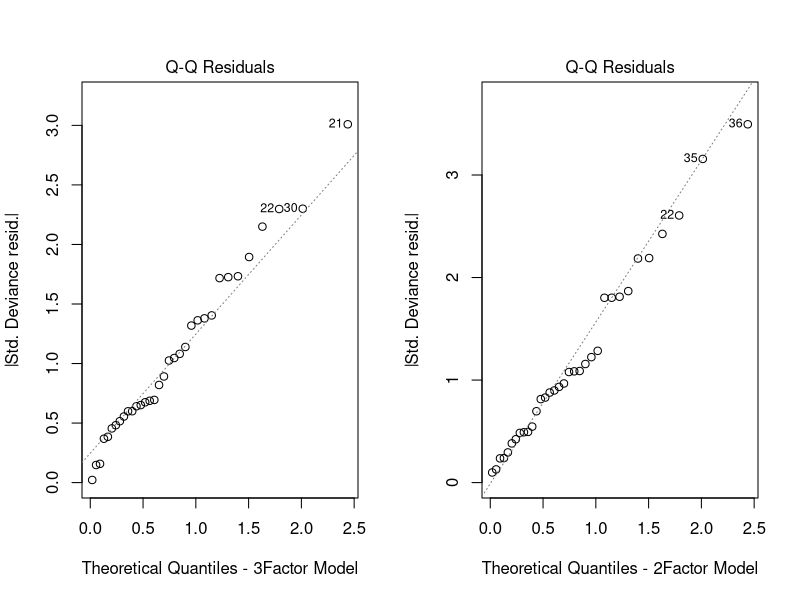
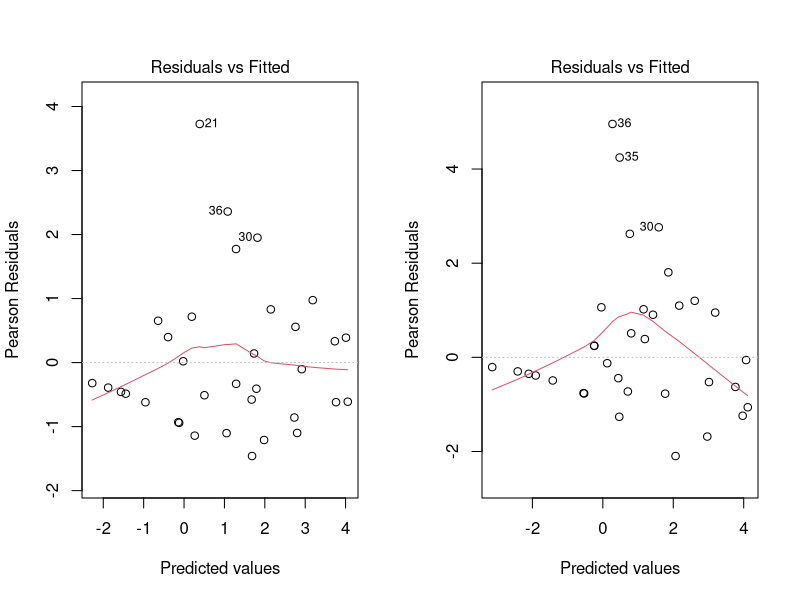
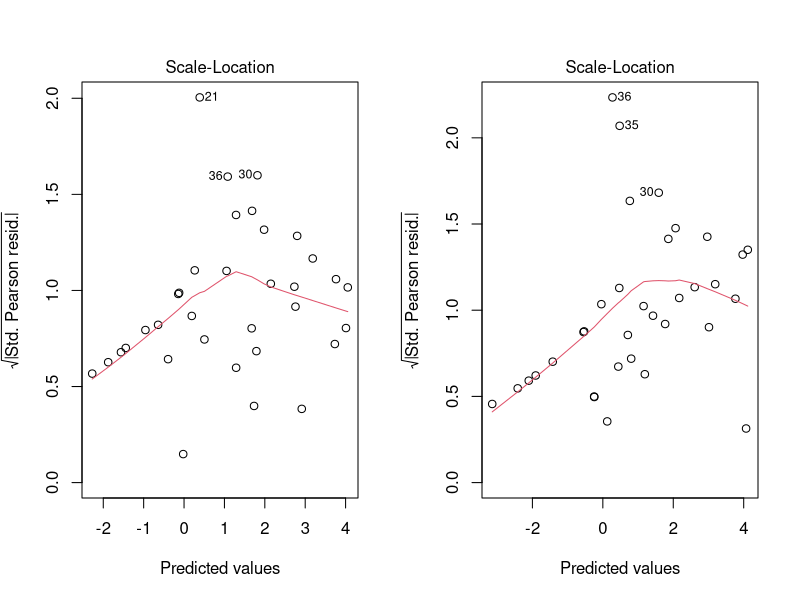
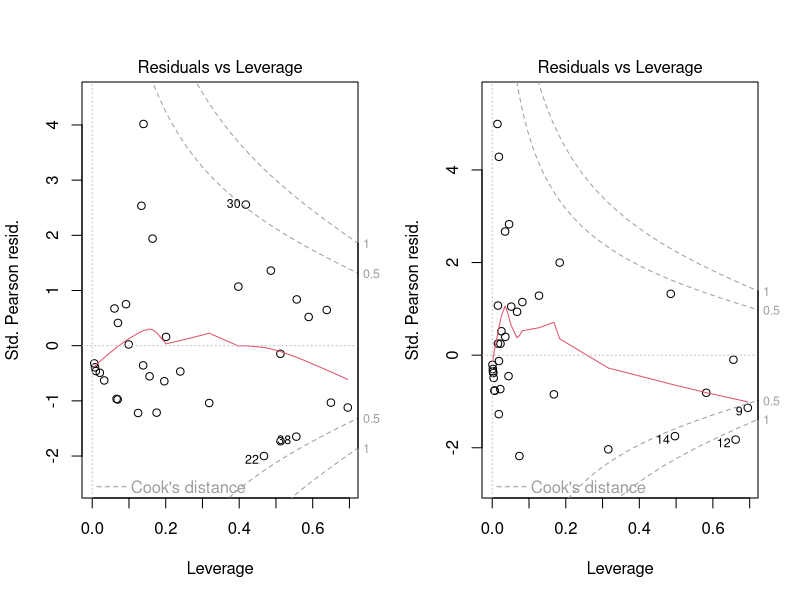
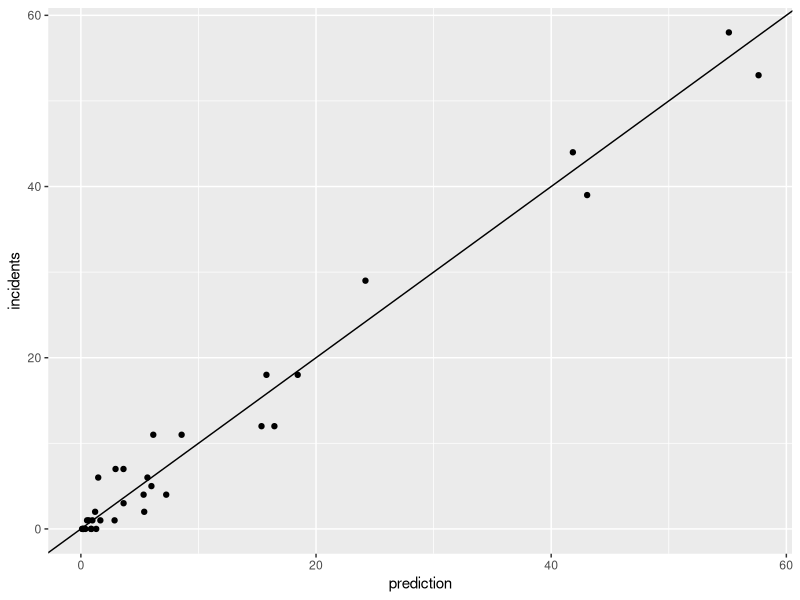
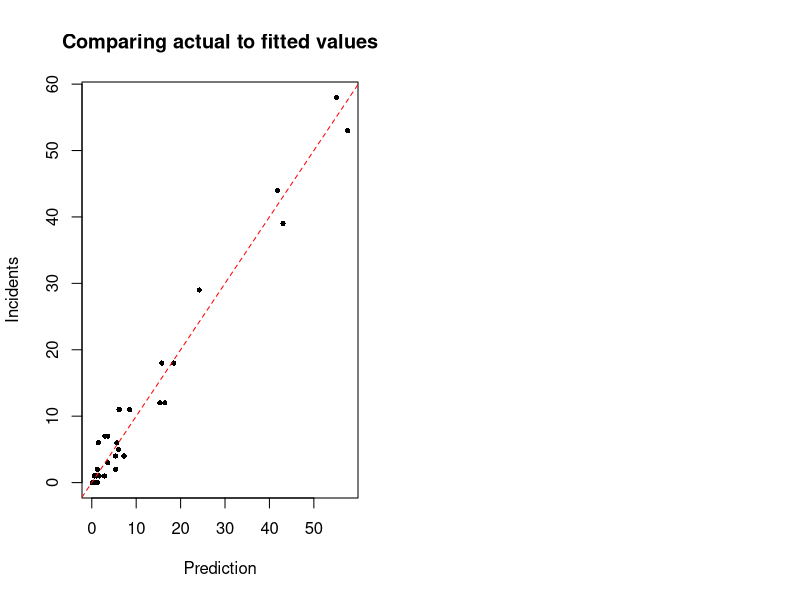

Here is the R script that generated these plots, in order:
## ---- chunk 1
library(MASS) 
data(ships) #Loading in specified data set
summary(ships) #Checking the basic summary statistics of the variables of interest
## ---- chunk 2
shipsnew <- ships[-c(7,15,23,31,34,39),] #removing observations from data set and naming the new data set 'shipsnew'
summary(shipsnew) #Checking summary statistics once again, to look for any significant changes. None are present
## ---- chunk 3
glm1 <- glm(formula = incidents ~ factor(type) + factor(year) + factor(period), family = poisson, data = shipsnew, offset = log(service)) #using glm function to create the model from a poisson family, using the shipsnew data set with natural log of service being the offset
#An offset variable is used to standardize the count data into rate per months in service, to give a more fair view of the number of damage incidents
#incidents is the response variable on the left, and everything on the right of '~' is the linear predictor. factor() used to assign the type of explanatory variable to be a factor/categorical variable
summary(glm1) #Examining the significance of explanatory variables and the deviance
qchisq(.95,8) #Quantile of Chisq-distribution with 95% significance level and 8 degrees of freedom
## ---- chunk 4
glm2 <- glm(formula = incidents ~ factor(year) + factor(period), family = poisson, data = shipsnew, offset = log(service)) #using glm function to create the model from a poisson family, using the shipsnew data set with natural log of service being the offset, but without the factor 'type'
summary(glm2) #Examining the significance of explanatory variables and the deviance
## ---- chunk 5
par(mfrow=c(1,2)) #Comparing graphs for both models side-by-side
plot(glm1, which=c(2),xlab="Theoretical Quantiles - 3Factor Model") #plotting 3 factor model using function plot
plot(glm2, which=c(2),xlab="Theoretical Quantiles - 2Factor Model") #plotting 2 factor mode using function plot
## ---- chunk 6
#Same functionality as previous chunk of code
par(mfrow=c(1,2)) 
plot(glm1, which=c(1))
plot(glm2, which=c(1))
## ---- chunk 7
par(mfrow=c(1,2)) 
plot(glm1, which=c(3))
plot(glm2, which=c(3))
## ---- chunk 8
par(mfrow=c(1,2)) 
plot(glm1, which=c(5))
plot(glm2, which=c(5))
## ---- chunk 9
glm3 <- glm(formula = incidents ~ factor(type) + factor(year) + factor(period)+factor(year):factor(period), family = poisson, data = shipsnew, offset = log(service))
summary(glm3)
## ---- chunk 10
glm1 <- glm(formula = incidents ~ factor(type) + factor(year) + factor(period), family = poisson, data = shipsnew, offset = log(service))
summary(glm1)
## ---- chunk 11
shipsnew$prediction <- predict(glm1, shipsnew,type = "response") #fitting the model to the data to try and predict values for the response variable (incidents) for each observation
#Using a For Loop to calculate the Sum of Squared Errors by iteratively taking the difference squared between every observation in the 'shipsnew' dataset
SSE <- 0
for (i in 1:length(shipsnew$type)) {
  SSE <- SSE + (shipsnew$incidents[i]-shipsnew$prediction[i])^2
}
print(SSE)
## ---- chunk 12
library(ggplot2)
ggplot(shipsnew, aes(x=prediction, y=incidents)) +
  geom_point() +
  geom_abline(slope = 1,
              intercept = 0)
## ---- chunk 13
#plotting prediction vs fitted values. Perfect prediction is a 45 degree line through the origin. Points closer to the dashed line have been well predicted by the model.
plot(shipsnew$prediction,shipsnew$incidents, xlab = "Prediction", ylab = "Incidents", main = "Comparing actual to fitted values", pch = 16, cex = .7)
abline(0,1,lty=2, col="red")
